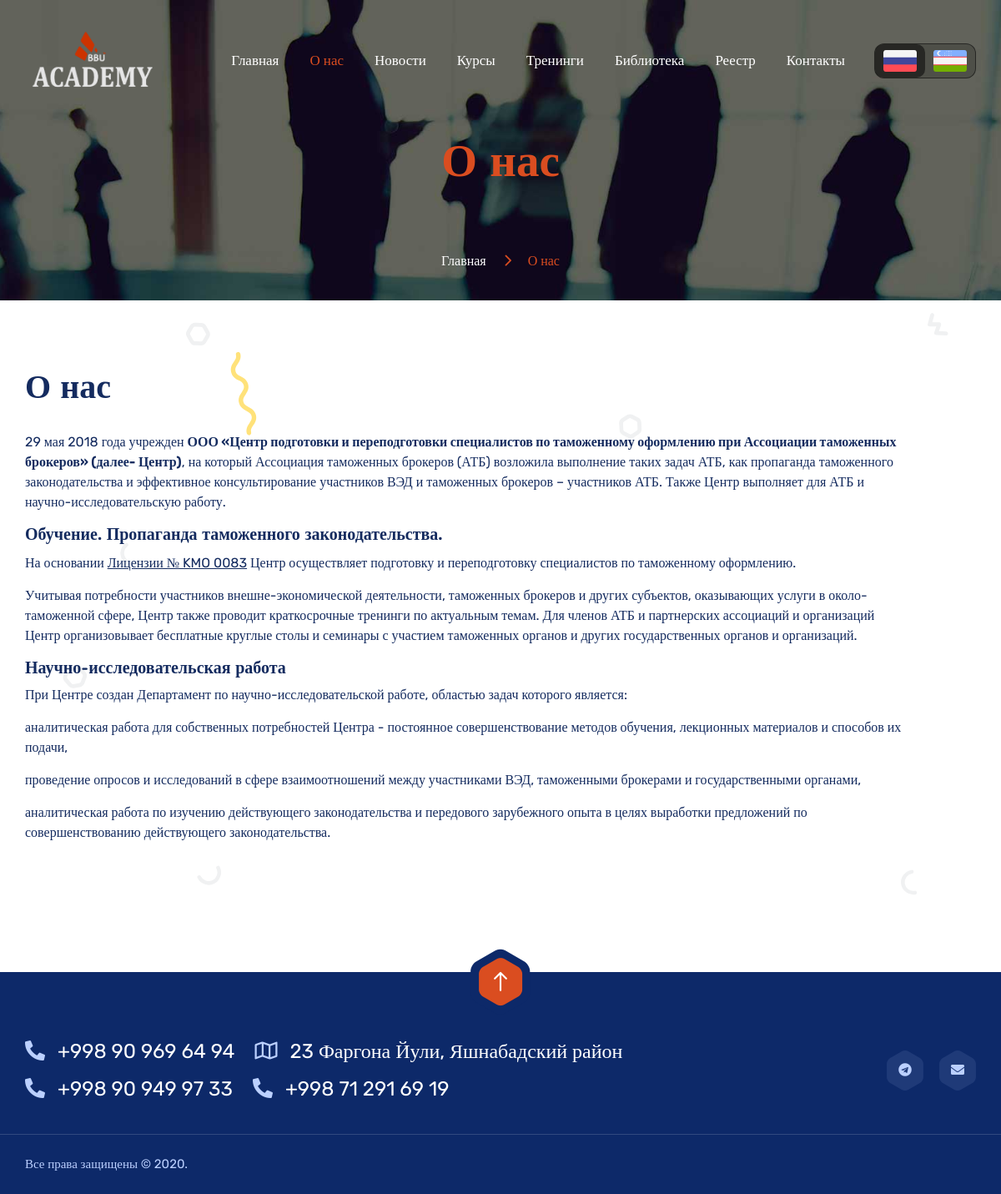
Page /about/ on the earlier database version.
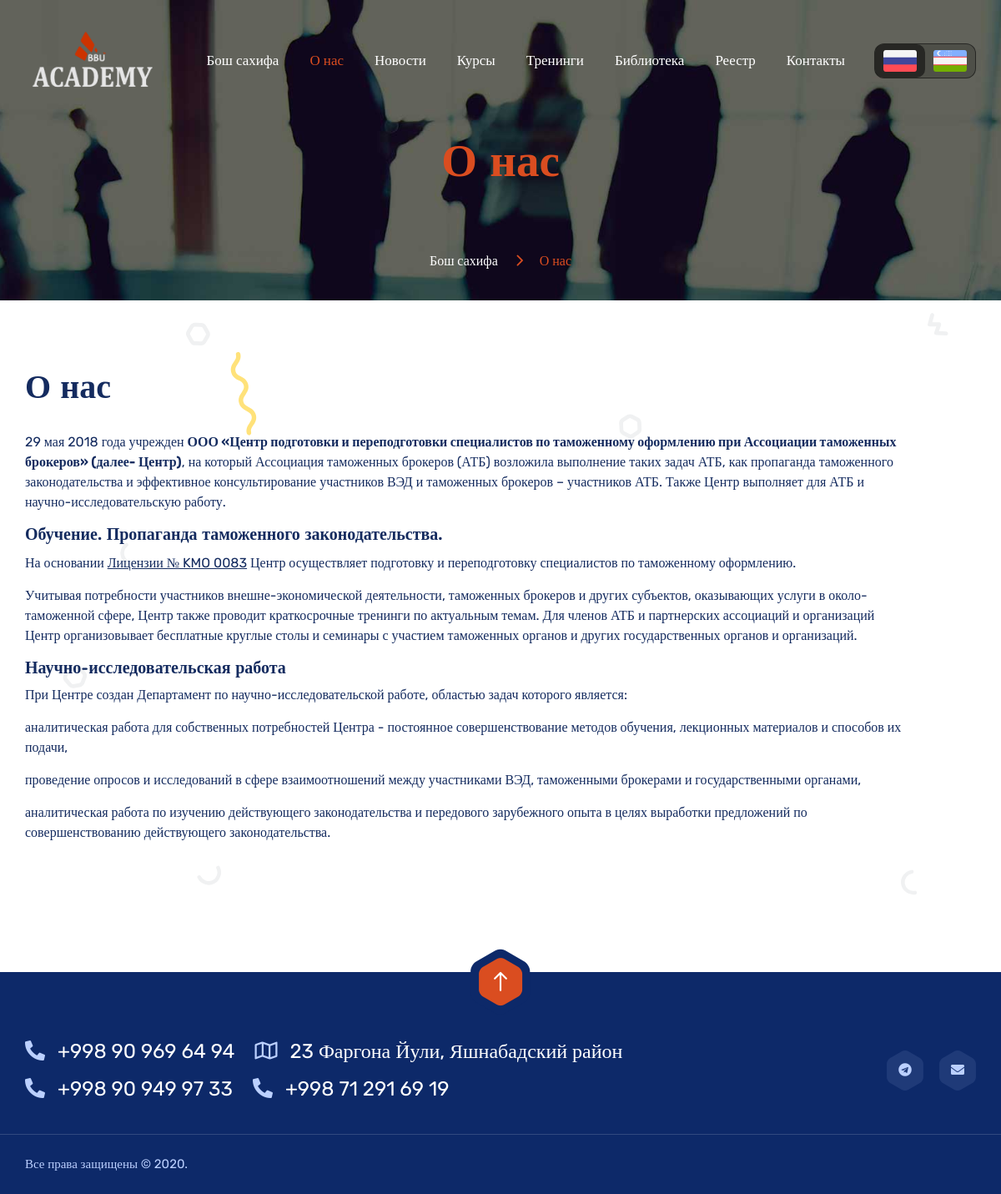
Same page on the later database version.
### settings/models.py (models this page shows, shortened)
class Page(models.Model):
    name = models.CharField("Имя страницы (из urls.py)", max_length=200, unique=True)
    template_name = models.CharField("Путь к шаблону", max_length=200, null=True, blank=True)
    parent_page = models.ForeignKey(verbose_name="Следует после (в хлебных крошках)", to='Page', on_delete=models.DO_NOTHING, null=True, blank=True)
    sorting = models.PositiveIntegerField("Порядок отображения в меню", default=0, blank=False, null=False)
    title = models.CharField("Заголовок страницы", max_length=200)
    show_in_menu = models.BooleanField("Показывать в меню", default=False)
    menu_name = models.CharField("Название в меню", help_text="Оставьте пустым, чтобы использовать заголовок страницы", max_length=200, null=True, blank=True)
    meta_description = models.CharField("Описание (мета-тег)", help_text="Необязательно. Используется для SEO.", max_length=1000, null=True, blank=True)
    meta_keywords = models.CharField("Ключевые слова (мета-тег)", help_text="Необязательно. Используется для SEO.", max_length=500, null=True, blank=True)
    meta_robots = models.CharField("Robots (мета-тег)", help_text="Необязательно. Используется для SEO.", max_length=500, null=True, blank=True)
    def get_menu_name(self):
        return self.menu_name if self.menu_name else self.title
    def breadcrumbs(self, first_call=True):
        if first_call:
            this_value = f"""<li class="active">{self.title}</li>"""
        else:
            this_value = f"""<li><a href="{reverse(self.name)}" title="{self.title}">{self.title}</a></li>"""
        if self.parent_page:
            return f"{self.parent_page.breadcrumbs(False)}\n{this_value}"
        else:
            return this_value
    class Meta:
        ordering = ['sorting']
        verbose_name = "Настройки страницы"
        verbose_name_plural = "Настройки страниц"

class StaticInformation(models.Model):
    name = models.CharField("Название", max_length=200)
    key = models.CharField("Ключ", max_length=200)
    value = models.CharField("Значение", max_length=500)
    class Meta:
        verbose_name = "Статическая информация"
        verbose_name_plural = "Статическая информация"

### settings/views.py (the view)
# urls.py: path('about/', other_views.Static.as_view(), name='about'),
class Static(View):
    def get(self, request):
        page = get_object_or_404(Page, name=resolve(request.path_info).url_name)
        return render(request, page.template_name, {"page": page})

### templates/about.html (shortened to what this page needs)
{% extends 'base.html' %}
{% load static %}
{% load front_tags %}
{% block main %}
<section>
    <div class="w-100 pt-60 position-relative">
        <div class="fixed-bg" style="background-image: url({% static '/images/about.jpg' %});"></div>
        <div class="container">
            <div class="page-title-wrap text-center w-100 d-inline-block">
                <div class="page-title-inner d-inline-block">
                    <h2 class="mb-0 text-color7">{{ page.title }}</h2>
                </div>
                <div class="breadcrumbs-wrap w-100">
                    <ul class="breadcrumbs mb-0 list-unstyled d-inline-flex">
                        {{ page.breadcrumbs| safe }}
                    </ul>
                </div>
            </div>
        </div>
    </div>
</section>
<section>
    <div class="w-100 pt-40 pb-100 position-relative">
        <div id="particles1" class="particles-js top-left" data-color="#ffe27a" data-saturation="300" data-size="40" data-count="8" data-speed="2" data-hide="770" data-image="assets"></div>
        <div class="container">
            <div class="about-wrap5 w-100">
                <div class="row align-items-center">
                    <div class="col-md-12 col-sm-12 col-lg-12">
                        <div class="about-desc5 w-100 mt-40">
                                <h2 class="mb-30">О нас</h2>
                                <p class="mb-30">29 мая 2018 года учрежден <b>ООО «Центр подготовки и переподготовки
                                        специалистов по таможенному оформлению при Ассоциации таможенных брокеров» (далее-
                                        Центр)</b>, на который Ассоциация таможенных брокеров (АТБ) возложила выполнение
                                    таких задач
                                    АТБ, как пропаганда таможенного законодательства и эффективное консультирование
                                    участников ВЭД и таможенных брокеров – участников АТБ. Также Центр выполняет для АТБ и
                                    научно-исследовательскую работу.</p>
                                <h5 class="mb-10">Обучение. Пропаганда таможенного законодательства.</h5>
                                <p class="mb-10">На основании <a href="http://atb.uz/wp-content/uploads/2018/08/Edinyj_portal_interaktivnyh_gosudarstvennyh-4.pdf" target="_blank" style="text-decoration: underline;">Лицензии № KMO 0083</a> Центр осуществляет подготовку и
                                    переподготовку специалистов по таможенному оформлению.</p>
                                <p class="mb-30"> Учитывая потребности участников внешне-экономической деятельности,
                                    таможенных брокеров и
                                    других субъектов, оказывающих услуги в около-таможенной сфере, Центр также проводит
                                    краткосрочные тренинги по актуальным темам.
                                    Для членов АТБ и партнерских ассоциаций и организаций Центр организовывает бесплатные
                                    круглые столы и семинары с участием таможенных органов и других государственных органов
                                    и организаций.
                                </p>
                                <h5>Научно-исследовательская работа</h5>
                                <p class="mb-10">При Центре создан Департамент по научно-исследовательской работе, областью
                                    задач которого является:</p>
                                <p class="mb-10">аналитическая работа для собственных потребностей Центра - постоянное совершенствование
                                   методов обучения, лекционных материалов и способов их подачи,</p>
                                <p class="mb-10">проведение опросов и исследований в сфере взаимоотношений между участниками ВЭД,
                                    таможенными брокерами и государственными органами,</p>
                                <p class="mb-10">   аналитическая работа по изучению действующего законодательства и передового зарубежного
                                    опыта в целях выработки предложений по совершенствованию действующего законодательства.
                                </p>
                        </div>
                    </div>
                </div>
            </div>
        </div>
    </div>
</section>
{% endblock %}

### templates/base.html (shortened to what this page needs)
<!DOCTYPE html>
<html lang="ru">
<head>
    {% load static %}
    {% load i18n %}
    <link rel="stylesheet" href="{% static 'css/all.min.css' %}">
    <link rel="stylesheet" href="{% static 'css/flaticon.css' %}">
    <link rel="stylesheet" href="{% static 'css/animate.min.css' %}">
    <link rel="stylesheet" href="{% static 'css/bootstrap.min.css' %}">
    <link rel="stylesheet" href="{% static 'css/bootstrap-select.min.css' %}">
    <link rel="stylesheet" href="{% static 'css/owl.carousel.min.css' %}">
    <link rel="stylesheet" href="{% static 'css/jquery.fancybox.min.css' %}">
    <link rel="stylesheet" href="{% static 'css/perfect-scrollbar.css' %}">
    <link rel="stylesheet" href="{% static 'css/slick.css' %}">
    <link rel="stylesheet" href="{% static 'css/style.css' %}">
    <link rel="stylesheet" href="{% static 'css/responsive.css' %}">
    <link rel="stylesheet" href="{% static 'css/color.css' %}">
    <link rel="stylesheet" href="{% static 'css/revolution/settings.css' %}">
    <link rel="stylesheet" href="{% static 'css/revolution/layers.css' %}">
    <link rel="stylesheet" href="{% static 'css/revolution/navigation.css' %}">
    <link rel="stylesheet" href="{% static 'css/additional.css' %}">
</head>
<body>
    <main>
        <header class="style1 logo-left">
            <div class="container d-flex flex-row justify-content-between flex-nowrap">
                <div class="header-nav-wrap w-100">
                    <nav class="nav-wrap d-flex flex-row align-items-center justify-content-between flex-nowrap">
                        <div class="menu-wrap d-flex flex-row justify-content-start flex-nowrap w-100">
                            <div class="logo">
                                <a class="desktop-logo" href="{% url 'index' %}" title="{{ page.title }}">
                                    <img class="default-logo img-fluid" src="{% static '/images/logo-w.png' %}" alt="Logo"
                                         srcset="{% static '/images/logo-w.png' %}" width="160">
                                </a>
                            </div>
                            <div class="menu d-flex flex-row align-items-center justify-content-end flex-nowrap w-100">
                                <ul class="main-menu mb-0 list-unstyled d-flex flex-row align-items-center justify-content-start flex-wrap">
                                    {{ page_menu| safe }}
                                </ul>
                            </div>
                        </div>
                        <div class="menu-right-icons d-flex flex-row align-items-center justify-content-end flex-nowrap">
                            <div class="languages d-flex">
                                <a href="{% url 'set_language' 'ru' %}" class="language-item {% if request.LANGUAGE_CODE == "ru" %}active{% endif %}">
                                    <img src="{% static 'images/flag-ru.png' %}" alt="Флаг России">
                                </a>
                                <a href="{% url 'set_language' 'uz' %}" class="language-item {% if request.LANGUAGE_CODE == "uz" %}active{% endif %}">
                                    <img src="{% static 'images/flag-uz.png' %}" alt="Флаг Узбекистана">
                                </a>
                            </div>
                        </div>
                    </nav>
                </div>
            </div>
        </header>
        {% block main %}
        {% endblock %}
        <footer>
            <div class="w-100 pt-70 bg-color14 text-color15 position-relative">
                <div class="scroll-top-btn position-absolute"><a href="javascript:void(0);" title=""><i
                        class="metaicon-arrow-pointing-to-up"></i></a></div>
                <div class="container">
                    <div class="footer-content-wrap align-items-center d-flex justify-content-between flex-wrap w-100">
                        <div class="footer-content-inner">
                            <ul class="mb-0 d-flex list-unstyled">
                                <li class="text-white"><a href="tel:{{ phone1 }}" title="{% translate "Позвонить на номер" %} {{ phone1 }}"><i
                                        class="fas fa-phone-alt text-color15"></i>{{ phone1 }}</a></li>
                                <li class="text-white"><i class="far fa-map text-color15"></i>{{ address }}
                                </li>
                            </ul>
                            <ul class="mb-0 d-flex list-unstyled">
                                <li class="text-white"><a href="tel:{{ phone2 }}" title="{% translate "Позвонить на номер" %} {{ phone2 }}"><i
                                        class="fas fa-phone-alt text-color15"></i>{{ phone2 }}</a></li>
                                <li class="text-white"><a href="tel:{{ phone3 }}" title="{% translate "Позвонить на номер" %} {{ phone3 }}"><i
                                        class="fas fa-phone-alt text-color15"></i>{{ phone3 }}</a></li>
                            </ul>
                        </div>
                        <div class="scl-links2">
                            <a href="https://t.me/{% if telegram|slice:":1" == "@" %}{{ telegram|slice:"1:" }}{% else %}{{ telegram }}{% endif %}"
                               title="{% translate "Перейти в наш telegram" %}" target="_blank"><i class="fab fa-telegram"></i></a>
                            <a href="mailto:{{ email }}" title="{% translate "Написать сообщение на нашу почту" %}" target="_blank"><i
                                    class="fas fa-envelope"></i></a>
                        </div>
                    </div>
                    <div class="copyright w-100">
                        <p class="mb-0">Все права защищены &copy; 2020.</p>
                    </div>
                </div>
            </div>
        </footer>
    </main>
</body>

### static/css/color.css (style rules this page uses)
.thm-brd-clr, { border-color: #ffe27a; }

### static/css/additional.css (style rules this page uses)
@media screen and (max-width: 1200px) { .container { padding: 0 15px } }
footer { margin-top: 40px; }
.responsive-menu ul li a.active, .main-menu li a.active { color: var(--color7) !important; }
html { scroll-behavior: smooth; }
.languages { background-color: rgba(0,0,0, 0.2); border: 1px solid rgba(0,0,0, 0.5); border-radius: 12px; }
.languages .language-item.active { background-color: rgba(0,0,0, 0.5); border-radius: 10px; }
.language-item { padding: 0 10px; display: block; width: 60px; }
.language-item img { height: auto; width: 100%; }

Differences in the rows shown:
changed through a linked row, Page "О нас": breadcrumbs "Главная О нас" → "Бош сахифа О нас"
Other differences:
{{ page_menu| safe }}: "Главная О нас Новости Курсы Тренинги Библиотека Реестр Контакты" → "Бош сахифа О нас Новости Курсы Тренинги Библиотека Реестр Контакты"
